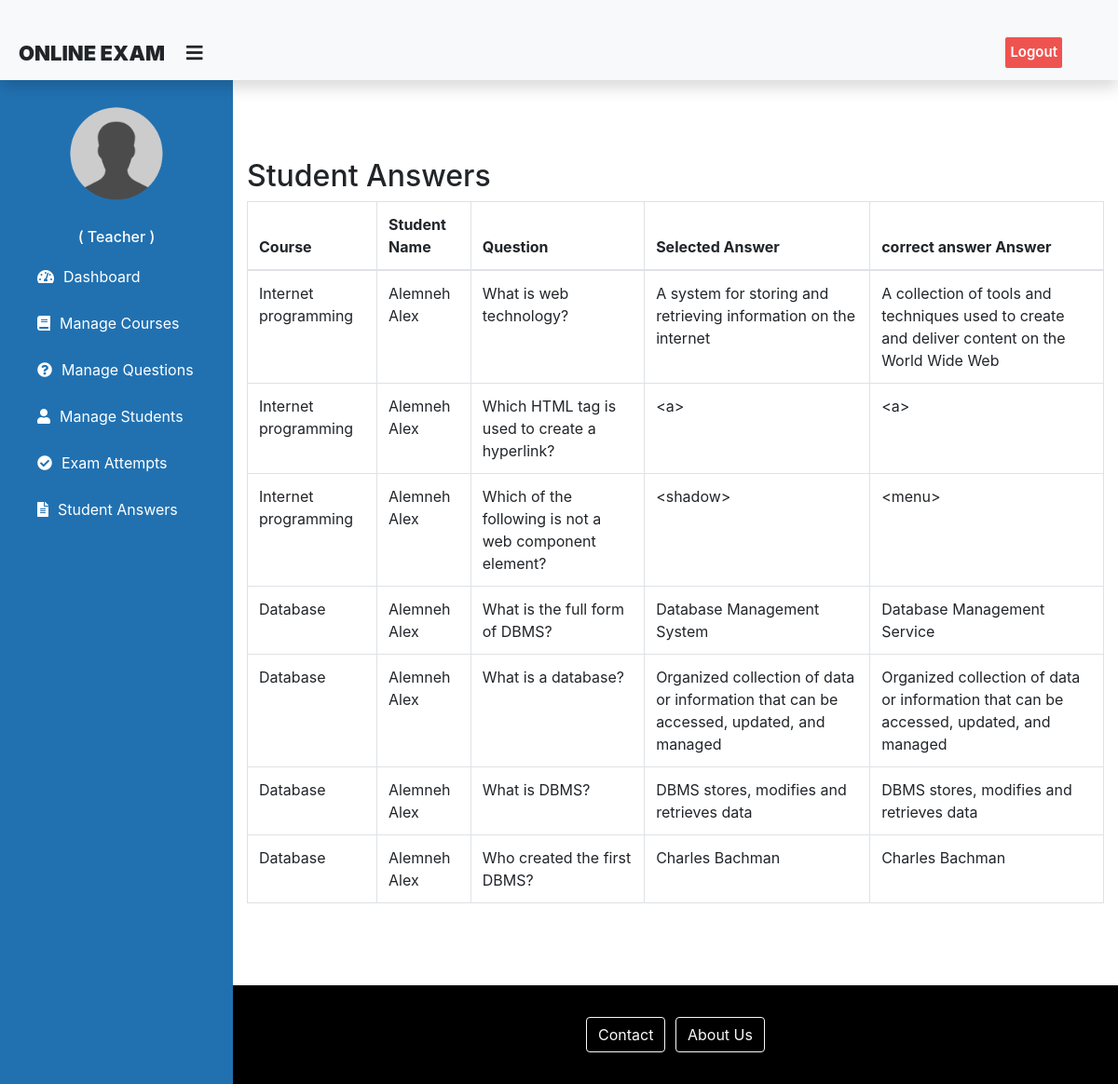
The app's page /teacher/view-student-answer/6565/ with its own data.
### exam/models.py (models this page shows, shortened)
class StudentAnswer(models.Model):
    student = models.ForeignKey(CustomUser,on_delete=models.CASCADE)
    question = models.ForeignKey(Question, on_delete=models.CASCADE)
    selected_answer = models.CharField(max_length=700)
    class Meta:
        verbose_name = 'student Answers'

class Question(models.Model):
    course=models.ForeignKey(Course,on_delete=models.CASCADE)
    marks=models.PositiveIntegerField()
    question=models.CharField(max_length=600)
    option1=models.CharField(max_length=200)
    option2=models.CharField(max_length=200)
    option3=models.CharField(max_length=200)
    option4=models.CharField(max_length=200)
    cat=(('Option1','Option1'),('Option2','Option2'),('Option3','Option3'),('Option4','Option4'))
    answer=models.CharField(max_length=200,choices=cat)
    class Meta:
        verbose_name ='question'
        verbose_name_plural = 'questions'
    def get_answer_text(self):
        if self.answer == 'Option1':
            return self.option1
        elif self.answer == 'Option2':
            return self.option2
        elif self.answer == 'Option3':
            return self.option3
        elif self.answer == 'Option4':
            return self.option4
        return None  # in case there's no answer (although that shouldn't happen)

class Course(models.Model):
   course_name = models.CharField(max_length=50)
   number_of_questions = models.PositiveIntegerField()
   total_marks = models.PositiveIntegerField(default=None)
   time_duration = models.PositiveIntegerField(default=None)
   exam_password = models.CharField(max_length=20, null=True, blank=True)  # Field for exam password
   class Meta:
       verbose_name = "course"
   def __str__(self):
        return self.course_name

### student/models.py (models this page shows, shortened)
class CustomUser(AbstractBaseUser,PermissionsMixin):
    email = models.EmailField(unique=True)
    id_no = models.IntegerField(unique=True,primary_key=True)
    profile_picture = models.ImageField(upload_to='profile_pics/', blank=True)
    is_active = models.BooleanField(default=True)
    is_staff = models.BooleanField(default=False)
    first_name = models.CharField(max_length=20)
    last_name = models.CharField(max_length=20)
    departement = models.CharField(max_length=40)
    sex = models.CharField(max_length=4,choices=choices)
    objects = CustomUserManager()
    USERNAME_FIELD = 'id_no'
    REQUIRED_FIELDS = ['first_name', 'last_name', 'email']
    class Meta:
        verbose_name = 'user'
        verbose_name_plural = "Registered Users"
        permissions = [
            ("can_manage_students", "Can manage students")
        ]
    """def email_user(self, subject, message, from_email=None, **kwargs):

        #Sends an email to this User.

        send_mail(subject, message, from_email, [self.email], **kwargs)"""

### teacher/views.py (the view)
# urls.py: path('view-student-answer/<int:pk>/',views.view_student_answer_view, name= 'view-student-answer'),
def view_student_answer_view(request, pk):
     student = get_object_or_404(CustomUser, id_no=pk)
     students = QMODEL.StudentAnswer.objects.filter(student = student)
     return render(request,'teacher/view_student_answer.html',{'students':students})

### templates/teacher/view_student_answer.html (shortened to what this page needs)
<!DOCTYPE html>
{% extends 'teacher/teacherbase.html' %}
{% load widget_tweaks %}
{% block content %}
<html lang="en">
<head>
    <link href="https://stackpath.bootstrapcdn.com/bootstrap/4.3.1/css/bootstrap.min.css" rel="stylesheet">
</head>
<body>
    <div class="container mt-5">
        <h2>Student Answers</h2>
        <table class="table table-bordered">
            <thead>
                <tr>
                    <th>Course</th>
                    <th>Student Name</th>
                    <th>Question</th>
                    <th>Selected Answer</th>
                    <th>correct answer Answer</th>
                </tr>
            </thead>
            <tbody>
                {% for answer in students %}
                <tr>
                    <td>{{ answer.question.course }}</td>
                    <td>{{ answer.student.first_name }} {{ answer.student.last_name }}</td>
                    <td>{{ answer.question.question }}</td>
                    <td>{{ answer.selected_answer }}</td>
                    <td>{{ answer.question.get_answer_text }}</td>
                </tr>
                {% empty %}
                <tr>
                    <td colspan="3">No answers available.</td>
                </tr>
                {% endfor %}
            </tbody>
        </table>
    </div>
</body>
{%endblock content%}

### templates/teacher/teacherbase.html (style rules this page uses)
body { margin: 0; padding: 0; font-family: "Gill Sans", sans-serif;; }

### templates/exam/footer.html (style rules this page uses)
html, body { height: 100%; margin: 0; display: flex; flex-direction: column; }

### records on screen
StudentAnswer: question.course "Internet programming", student.first_name "Alemneh", student.last_name "Alex", question.question "What is web technology?", selected_answer "A system for storing and retrieving information on the internet", question.get_answer_text "A collection of tools and techniques used to create and deliver content on the World Wide Web"
StudentAnswer: question.course "Internet programming", student.first_name "Alemneh", student.last_name "Alex", question.question "Which HTML tag is used to create a hyperlink?", selected_answer "<a>", question.get_answer_text "<a>"
StudentAnswer: question.course "Internet programming", student.first_name "Alemneh", student.last_name "Alex", question.question "Which of the following is not a web component element?", selected_answer "<shadow>", question.get_answer_text "<menu>"
StudentAnswer: question.course "Database", student.first_name "Alemneh", student.last_name "Alex", question.question "What is the full form of DBMS?", selected_answer "Database Management System", question.get_answer_text "Database Management Service"
StudentAnswer: question.course "Database", student.first_name "Alemneh", student.last_name "Alex", question.question "What is a database?", selected_answer "Organized collection of data or information that can be accessed, updated, and managed", question.get_answer_text "Organized collection of data or information that can be accessed, updated, and managed"
StudentAnswer: question.course "Database", student.first_name "Alemneh", student.last_name "Alex", question.question "What is DBMS?", selected_answer "DBMS stores, modifies and retrieves data", question.get_answer_text "DBMS stores, modifies and retrieves data"
StudentAnswer: question.course "Database", student.first_name "Alemneh", student.last_name "Alex", question.question "Who created the first DBMS?", selected_answer "Charles Bachman", question.get_answer_text "Charles Bachman"
